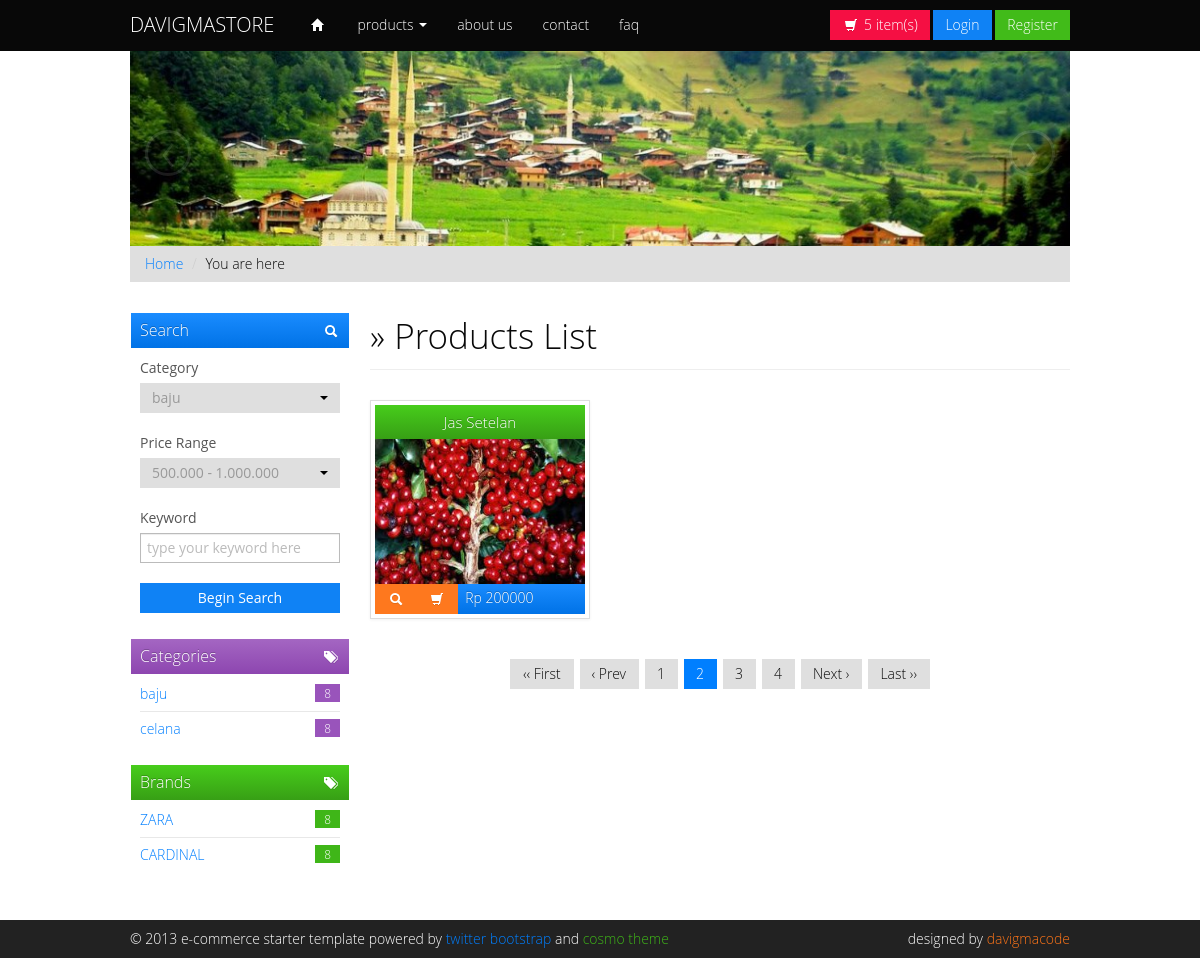
/home?category=1, run on the app's committed database.
### tables this page shows
CREATE TABLE `category` (
  `category_id` int(11) NOT NULL,
  `category_name` varchar(50) NOT NULL,
  `category_image` varchar(100) DEFAULT NULL,
  `category_status` int(11) NOT NULL DEFAULT 1,
  `category_desc` varchar(100) DEFAULT NULL
);

CREATE TABLE `brands` (
  `brand_id` int(11) NOT NULL,
  `brand_name` varchar(50) DEFAULT NULL,
  `brand_desc` varchar(100) DEFAULT NULL
);

CREATE TABLE `products` (
  `product_id` int(11) NOT NULL,
  `product_code` varchar(50) DEFAULT NULL,
  `product_name` varchar(50) NOT NULL,
  `product_category` int(11) DEFAULT NULL,
  `product_brand` int(11) DEFAULT NULL,
  `product_price` int(11) NOT NULL,
  `product_disc` int(11) DEFAULT NULL,
  `product_slug` varchar(100) DEFAULT NULL,
  `product_image` varchar(100) DEFAULT NULL,
  `product_status` int(11) NOT NULL DEFAULT 1,
  `product_stok` int(11) NOT NULL DEFAULT 0,
  `product_desc` varchar(100) DEFAULT NULL
);

### application/controllers/Home.php (called while the page is built, shortened)
<?php
class Home extends CI_Controller
{
	function __construct()
	{
		$this->load->model(['Product_m', 'Category_m', 'Brand_m']);
	}
	public function index()
	{
		$input = $this->input->get(NULL, TRUE);
		if (isset($input['category']) && $input['category'] != '') {
			$data['products'] = $this->Product_m->getByCategory($input['category']);
		} elseif (isset($input['brand']) && $input['brand'] != '') {
			$data['products'] = $this->Product_m->getByBrand($input['brand']);
		} else {
			$data['products'] = $this->Product_m->getByActive();
		}
		$data['category'] = $this->Category_m->getByActive();
		$data['brands'] = $this->Brand_m->getAll();
		$this->load->view('body/header');
		$this->load->view('body/nav', $data);
		$this->load->view('product/product', $data);
		$this->load->view('body/footer');
	}
}

### index.php (called while the page is built, shortened)
<?php
require_once BASEPATH.'core/CodeIgniter.php';

### application/models/Category_m.php (called while the page is built)
<?php
class Category_m extends CI_Model
{
    private $table = 'category';
    public function getByActive()
    {
        return $this->db->get_where($this->table, ['category_status' => 1])->result();
    }
}

### application/models/Brand_m.php (called while the page is built)
<?php
class Brand_m extends CI_Model
{
    private $table = 'brands';
    public function getAll()
    {
        return $this->db->get($this->table)->result();
    }
}

### application/models/Product_m.php (called while the page is built, shortened)
<?php
class Product_m extends CI_Model
{
    private $table = 'products';
    public function getByCategory($category)
    {
        return $this->db->get_where($this->table, ['product_category' => $category])->result();
    }
}

### application/views/product/product.php (the view, shortened to what this page needs)
<div class="span3">
    <div class="dabox">
        <h3 class="btn-primary"><i class="pull-right icon-search icon-white"></i> Search</h3>
        <form style="margin: 0;">
            <div class="control-group">
                <label class="control-label" for="categories">Category</label>
                <div class="controls row-fluid">
                </div>
            </div>
            <div class="control-group">
                <label class="control-label" for="categories">Price Range</label>
                <div class="controls row-fluid">
                </div>
            </div>
            <div class="control-group">
                <label class="control-label" for="keyword">Keyword</label>
                <div class="controls row-fluid">
                    <input type="text" name="keyword" placeholder="type your keyword here" class="span12">
                </div>
            </div>
            <button class="btn btn-block btn-primary" type="button">Begin Search</button>
        </form>
    </div>
    <div class="dabox">
        <h3 class="btn-info"><i class="pull-right icon-tags icon-white"></i> Categories</h3>
        <ul>
            <?php foreach ($category as $key => $data) { ?>
                <li><a href="<?= base_url('home?category=' . $data->category_id) ?>"><?= $data->category_name ?> <span class="pull-right badge badge-info">8</span></a></li>
            <?php } ?>
        </ul>
    </div>
    <div class="dabox">
        <h3 class="btn-success"><i class="pull-right icon-tags icon-white"></i> Brands</h3>
        <ul>
            <?php foreach ($brands as $key => $data) { ?>
                <li><a href="<?= base_url('home?brand=' . $data->brand_id) ?>"><?= $data->brand_name ?> <span class="pull-right badge badge-success">8</span></a></li>
            <?php } ?>
        </ul>
    </div>
</div>
<div class="span9">
    <div class="page-header">
        <h1>&raquo; Products List</h1>
    </div>
    <ul class="thumbnails">
        <?php foreach ($products as $key => $data) { ?>
            <li class="span3">
                <div class="thumbnail">
                    <h3 class="btn-success"><?= $data->product_name ?></h3>
                    <img src="<?= base_url('assets/main/img/product/' . $data->product_image) ?>" alt="" />
                    <div class="action btn-primary">
                        <div class="btn-group">
                            <a href="<?= base_url('home/detail/' . $data->product_slug) ?>" class="btn btn-warning" title="product detail"><i class="icon-search icon-white"></i></a>
                            <a href="#" class="btn btn-warning action-add-item" title="add to cart"><i class="icon-shopping-cart icon-white"></i></a>
                        </div>
                        &nbsp;Rp <?= $data->product_price ?>
                    </div>
                </div>
            </li>
        <?php } ?>
    </ul>
    <div class="pagination pagination-centered">
        <ul>
            <li><a href="#">‹‹ First</a></li>
            <li><a href="#">‹ Prev</a></li>
            <li><a href="#">1</a></li>
            <li class="active"><a href="#">2</a></li>
            <li><a href="#">3</a></li>
            <li><a href="#">4</a></li>
            <li><a href="#">Next ›</a></li>
            <li><a href="#">Last ››</a></li>
        </ul>
    </div>
</div>

### assets/main/css/custom.frontend.css (style rules this page uses)
body { padding-top: 50px; }
.page-header { margin-top: -10px; padding-bottom: 0; }
.page-header h1 { font-size: 35px; line-height: normal; }
.dabox { margin-bottom: 15px; padding: 10px; }
.dabox h3 { padding: 6px 9px; padding-bottom: 7px; margin: -9px; margin-bottom: 10px; width: 100%; line-height: normal; font-size: 16px; }
.dabox h3 i { margin-top: 5px; }
.dabox ul { list-Style: none; margin: -7px 0; padding: 0; }
.dabox ul li { padding: 7px 0; border-bottom: #E8E8E8 1px solid; }
.dabox ul li a { display: block; }
.dabox ul li:last-child { border-bottom: 0; }
.thumbnail h3 { display: block; margin-top: 0px; margin-bottom: 0px; padding: 7px 0px; line-height: normal; font-size: 15px; text-align: center; }
.thumbnail .action { display: block; }

### data on the page
category: category_name "baju"
category: category_name "celana"
brands: brand_name "ZARA"
brands: brand_name "CARDINAL"
products: product_name "Jas Setelan", product_image (picture), product_price "200000"
